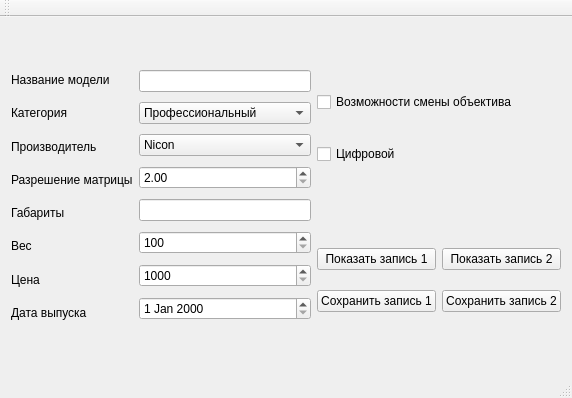
<?xml version="1.0" encoding="UTF-8"?>
<ui version="4.0">
 <class>Camera_CatalogyClass</class>
 <widget class="QMainWindow" name="Camera_CatalogyClass">
  <property name="geometry">
   <rect>
    <x>0</x>
    <y>0</y>
    <width>517</width>
    <height>398</height>
   </rect>
  </property>
  <property name="windowTitle">
   <string>Camera_Catalogy</string>
  </property>
  <widget class="QWidget" name="centralWidget">
   <layout class="QGridLayout" name="gridLayout_2">
    <item row="0" column="0" rowspan="2">
     <layout class="QVBoxLayout" name="verticalLayout">
      <item>
       <widget class="QLabel" name="label">
        <property name="text">
         <string>Название модели</string>
        </property>
       </widget>
      </item>
      <item>
       <widget class="QLabel" name="label_2">
        <property name="text">
         <string>Категория</string>
        </property>
       </widget>
      </item>
      <item>
       <widget class="QLabel" name="label_3">
        <property name="text">
         <string>Производитель</string>
        </property>
       </widget>
      </item>
      <item>
       <widget class="QLabel" name="label_4">
        <property name="text">
         <string>Разрешение матрицы</string>
        </property>
       </widget>
      </item>
      <item>
       <widget class="QLabel" name="label_5">
        <property name="text">
         <string>Габариты</string>
        </property>
       </widget>
      </item>
      <item>
       <widget class="QLabel" name="label_6">
        <property name="text">
         <string>Вес</string>
        </property>
       </widget>
      </item>
      <item>
       <widget class="QLabel" name="label_7">
        <property name="text">
         <string>Цена</string>
        </property>
       </widget>
      </item>
      <item>
       <widget class="QLabel" name="label_8">
        <property name="text">
         <string>Дата выпуска</string>
        </property>
       </widget>
      </item>
     </layout>
    </item>
    <item row="0" column="1" rowspan="2">
     <layout class="QVBoxLayout" name="verticalLayout_2">
      <item>
       <widget class="QLineEdit" name="lineEdit_ModelName">
        <property name="locale">
         <locale language="English" country="UnitedStates"/>
        </property>
        <property name="maxLength">
         <number>30</number>
        </property>
       </widget>
      </item>
      <item>
       <widget class="QComboBox" name="comboBox_Category">
        <item>
         <property name="text">
          <string>Профессиональный</string>
         </property>
        </item>
        <item>
         <property name="text">
          <string>Любительский</string>
         </property>
        </item>
        <item>
         <property name="text">
          <string>Полупрофессиональный</string>
         </property>
        </item>
       </widget>
      </item>
      <item>
       <widget class="QComboBox" name="comboBox_Producer">
        <item>
         <property name="text">
          <string>Nicon</string>
         </property>
        </item>
        <item>
         <property name="text">
          <string>Panasonic</string>
         </property>
        </item>
        <item>
         <property name="text">
          <string>Sony</string>
         </property>
        </item>
        <item>
         <property name="text">
          <string>Canon</string>
         </property>
        </item>
        <item>
         <property name="text">
          <string>Olympus</string>
         </property>
        </item>
        <item>
         <property name="text">
          <string>Зенит</string>
         </property>
        </item>
       </widget>
      </item>
      <item>
       <widget class="QDoubleSpinBox" name="doubleSpinBox_CamMatrix">
        <property name="minimum">
         <double>2.000000000000000</double>
        </property>
        <property name="maximum">
         <double>20.000000000000000</double>
        </property>
       </widget>
      </item>
      <item>
       <widget class="QLineEdit" name="lineEdit_Dimensions">
        <property name="inputMask">
         <string/>
        </property>
        <property name="text">
         <string/>
        </property>
        <property name="maxLength">
         <number>8</number>
        </property>
       </widget>
      </item>
      <item>
       <widget class="QSpinBox" name="spinBox_Weight">
        <property name="minimum">
         <number>100</number>
        </property>
        <property name="maximum">
         <number>8000</number>
        </property>
       </widget>
      </item>
      <item>
       <widget class="QSpinBox" name="spinBox_Price">
        <property name="minimum">
         <number>1000</number>
        </property>
        <property name="maximum">
         <number>150000</number>
        </property>
       </widget>
      </item>
      <item>
       <widget class="QDateEdit" name="dateEdit"/>
      </item>
     </layout>
    </item>
    <item row="0" column="2">
     <layout class="QVBoxLayout" name="verticalLayout_3">
      <item>
       <widget class="QCheckBox" name="checkBox_LensOptions">
        <property name="text">
         <string>Возможности смены объектива</string>
        </property>
       </widget>
      </item>
      <item>
       <widget class="QCheckBox" name="checkBox_IsDigital">
        <property name="text">
         <string>Цифровой</string>
        </property>
       </widget>
      </item>
     </layout>
    </item>
    <item row="1" column="2">
     <layout class="QGridLayout" name="gridLayout">
      <item row="1" column="0">
       <widget class="QPushButton" name="pushButton_SaveInfo1">
        <property name="text">
         <string>Сохранить запись 1</string>
        </property>
       </widget>
      </item>
      <item row="0" column="0">
       <widget class="QPushButton" name="pushButton_ShowInfo1">
        <property name="text">
         <string>Показать запись 1</string>
        </property>
       </widget>
      </item>
      <item row="0" column="1">
       <widget class="QPushButton" name="pushButton_ShowInfo2">
        <property name="text">
         <string>Показать запись 2</string>
        </property>
       </widget>
      </item>
      <item row="1" column="1">
       <widget class="QPushButton" name="pushButton_SaveInfo2">
        <property name="text">
         <string>Сохранить запись 2</string>
        </property>
       </widget>
      </item>
     </layout>
    </item>
   </layout>
  </widget>
  <widget class="QMenuBar" name="menuBar">
   <property name="geometry">
    <rect>
     <x>0</x>
     <y>0</y>
     <width>517</width>
     <height>21</height>
    </rect>
   </property>
  </widget>
  <widget class="QToolBar" name="mainToolBar">
   <attribute name="toolBarArea">
    <enum>TopToolBarArea</enum>
   </attribute>
   <attribute name="toolBarBreak">
    <bool>false</bool>
   </attribute>
  </widget>
  <widget class="QStatusBar" name="statusBar"/>
 </widget>
 <layoutdefault spacing="6" margin="11"/>
 <resources>
  <include location="Camera_Catalogy.qrc"/>
 </resources>
 <connections/>
</ui>
